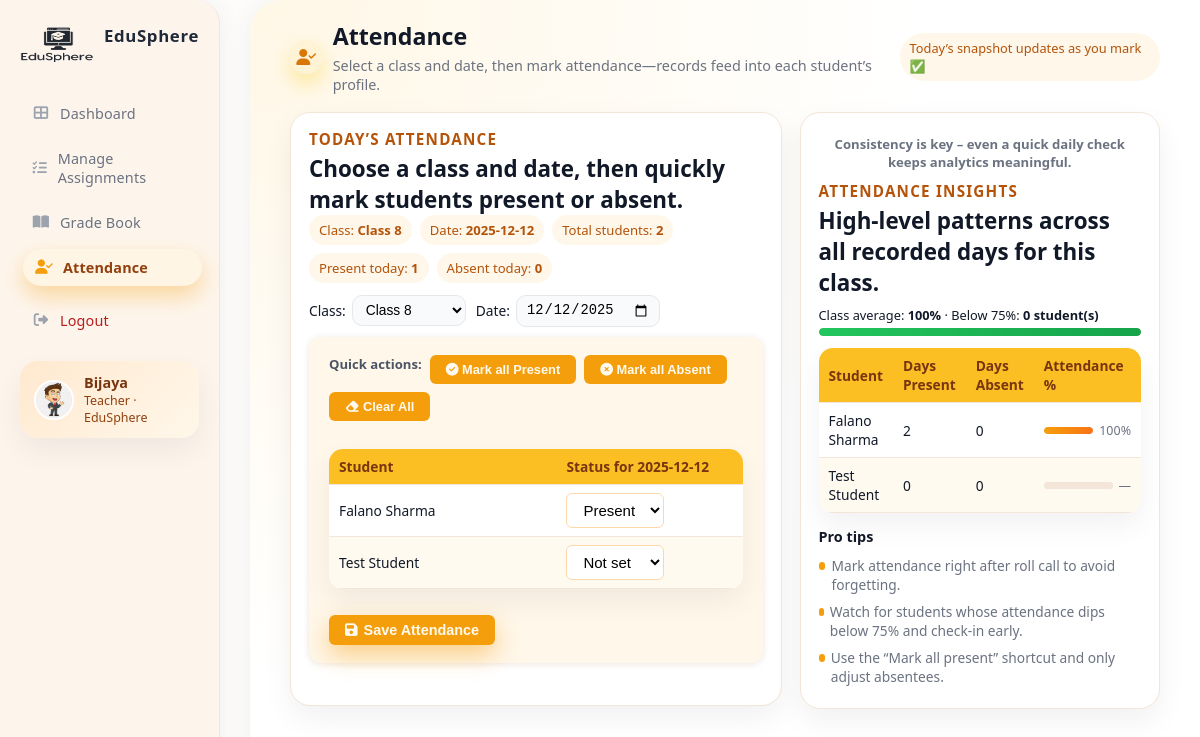
The app's page /dashboards/teacher/attendance.php?class=8 (signed in) with its own data.
### tables this page shows
CREATE TABLE `students` (
  `user_id` int(11) NOT NULL,
  `class` varchar(50) NOT NULL,
  `dob` date NOT NULL,
  `student_serial` varchar(20) NOT NULL
);

### dashboards/teacher/attendance.php (the view, shortened to what this page needs)
<?php
require_once '../../includes/db.php';
$teacher_name   = $_SESSION['teacher_name']  ?? 'Teacher';
$teacher_avatar = '../../assets/img/user.jpg';
$classes = [];
try {
    $stmt = $conn->query("
        SELECT DISTINCT class
        FROM students
        WHERE class IS NOT NULL AND class <> ''
        ORDER BY class
    ");
    $classes = $stmt->fetchAll(PDO::FETCH_COLUMN);
} catch (Exception $e) {
    $classes = [];
}
function class_label($cls) {
    return 'Class ' . $cls;
}
$selectedClass = $_GET['class'] ?? ($classes[0] ?? '');
$selectedDate  = $_GET['date']  ?? date('Y-m-d');
$students = [];
if ($selectedClass !== '') {
    $stmt = $conn->prepare("
        SELECT
            s.user_id AS id,
            s.class   AS class,
            CONCAT(u.first_name, ' ', u.last_name) AS name
        FROM students s
        JOIN users u ON s.user_id = u.id
        WHERE u.role = 'Student' AND s.class = ?
        ORDER BY u.first_name, u.last_name
    ");
    $stmt->execute([$selectedClass]);
    $students = $stmt->fetchAll(PDO::FETCH_ASSOC);
}
$attendanceStatus = [];
if (!empty($students) && $selectedDate) {
    $ids = array_column($students, 'id');
    if (!empty($ids)) {
        $placeholders = implode(',', array_fill(0, count($ids), '?'));
        $params = $ids;
        $params[] = $selectedDate;
        $stmt = $conn->prepare("
            SELECT student_id, status
            FROM attendance
            WHERE student_id IN ($placeholders) AND date = ?
        ");
        $stmt->execute($params);
        while ($row = $stmt->fetch(PDO::FETCH_ASSOC)) {
            $attendanceStatus[(int)$row['student_id']] = $row['status'];
        }
    }
}
$presentToday = 0;
$absentToday  = 0;
foreach ($attendanceStatus as $st) {
    if ($st === 'present') $presentToday++;
    elseif ($st === 'absent') $absentToday++;
}
$summary = [];
$classAverage = null;
$belowThresholdCount = 0;
$threshold = 75;
if (!empty($students)) {
    $ids = array_column($students, 'id');
    $placeholders = implode(',', array_fill(0, count($ids), '?'));
    $stmt = $conn->prepare("
        SELECT student_id,
               SUM(CASE WHEN status = 'present' THEN 1 ELSE 0 END) AS present_days,
               SUM(CASE WHEN status = 'absent'  THEN 1 ELSE 0 END) AS absent_days
        FROM attendance
        WHERE student_id IN ($placeholders)
        GROUP BY student_id
    ");
    $stmt->execute($ids);
    $totalPct = 0;
    $withPct  = 0;
    while ($row = $stmt->fetch(PDO::FETCH_ASSOC)) {
        $present = (int)$row['present_days'];
        $absent  = (int)$row['absent_days'];
        $total   = $present + $absent;
        $percent = $total > 0 ? round(($present / $total) * 100, 1) : null;
        if ($percent !== null) {
            $totalPct += $percent;
            $withPct++;
        }
        $summary[(int)$row['student_id']] = [
            'present' => $present,
            'absent'  => $absent,
            'percent' => $percent,
        ];
    }
    if ($withPct > 0) {
        $classAverage = round($totalPct / $withPct, 1);
    }
}
?>
<!DOCTYPE html>
<html lang="en">
<head>
  <link rel="stylesheet" href="../../assets/css/dashboard.css" />
  <link rel="stylesheet" href="https://cdnjs.cloudflare.com/ajax/libs/font-awesome/6.5.0/css/all.min.css" />
</head>
<body>
<div class="app-shell">
  <aside class="sidebar">
    <div>
      <div class="logo">
        <img src="../../assets/img/logo.png" alt="EduSphere Logo" />
        <span>EduSphere</span>
      </div>
      <nav class="nav">
        <a href="dashboard.php"><i class="fas fa-th-large"></i> Dashboard</a>
        <a href="manage-assignments.php"><i class="fas fa-tasks"></i> Manage Assignments</a>
        <a href="gradebook.php"><i class="fas fa-book-open"></i> Grade Book</a>
        <a href="attendance.php" class="active"><i class="fas fa-user-check"></i> Attendance</a>
        <a href="/edusphere/auth/logout.php" class="logout"><i class="fas fa-sign-out-alt"></i> Logout</a>
      </nav>
      <div class="sidebar-teacher-card">
        <img src="<?= htmlspecialchars($teacher_avatar) ?>" alt="Teacher" />
        <div>
          <div class="name"><?= htmlspecialchars($teacher_name) ?></div>
          <div class="role">Teacher · EduSphere</div>
        </div>
      </div>
    </div>
  </aside>
  <main class="main">
    <div class="main-inner">
      <header class="page-header">
        <div class="page-title-line">
          <div class="page-title-icon">
            <i class="fas fa-user-check"></i>
          </div>
          <div>
            <h2>Attendance</h2>
            <p>Select a class and date, then mark attendance—records feed into each student’s profile.</p>
          </div>
        </div>
        <div class="page-header-clipart">
          <span class="page-header-chip">Today’s snapshot updates as you mark ✅</span>
        </div>
      </header>
      <section class="content-grid">
        <div class="card">
          <h3 class="card-title">Today’s Attendance</h3>
          <p class="card-sub">Choose a class and date, then quickly mark students present or absent.</p>
          <div class="summary-chips">
            <span class="summary-chip">
              Class: <strong><?= htmlspecialchars(class_label($selectedClass)) ?></strong>
            </span>
            <span class="summary-chip">
              Date: <strong><?= htmlspecialchars($selectedDate) ?></strong>
            </span>
            <span class="summary-chip">
              Total students: <strong><?= count($students) ?></strong>
            </span>
            <span class="summary-chip">
              Present today: <strong><?= $presentToday ?></strong>
            </span>
            <span class="summary-chip">
              Absent today: <strong><?= $absentToday ?></strong>
            </span>
          </div>
          <form method="get" class="filter-bar">
            <label>
              Class:
              <select name="class" onchange="this.form.submit()">
                <?php if (empty($classes)): ?>
                  <option value="">No classes</option>
                <?php else: ?>
                  <?php foreach ($classes as $c): ?>
                    <option value="<?= htmlspecialchars($c) ?>" <?= (string)$c === (string)$selectedClass ? 'selected' : '' ?>>
                      <?= htmlspecialchars('Class ' . $c) ?>
                    </option>
                  <?php endforeach; ?>
                <?php endif; ?>
              </select>
            </label>
            <label>
              Date:
              <input type="date" name="date" value="<?= htmlspecialchars($selectedDate) ?>" onchange="this.form.submit()" />
            </label>
          </form>
          <?php if ($selectedClass === '' || empty($students)): ?>
            <p style="color:var(--text-muted);font-size:0.9rem;margin-top:4px;">
              Start by selecting a class. Once students are enrolled in that class, you’ll see them here.
            </p>
          <?php else: ?>
            <form method="post" id="attendanceForm">
              <div class="quick-actions">
                <span style="font-weight:600;color:#4b5563;">Quick actions:</span>
                <button type="button" class="mark-present" onclick="setAllStatus('present')">
                  <i class="fas fa-check-circle"></i> Mark all Present
                </button>
                <button type="button" onclick="setAllStatus('absent')">
                  <i class="fas fa-times-circle"></i> Mark all Absent
                </button>
                <button type="button" onclick="setAllStatus('')">
                  <i class="fas fa-eraser"></i> Clear All
                </button>
              </div>
              <table class="att-table">
                <thead>
                  <tr>
                    <th style="width:55%;">Student</th>
                    <th>Status for <?= htmlspecialchars($selectedDate) ?></th>
                  </tr>
                </thead>
                <tbody>
                  <?php foreach ($students as $stu):
                    $id     = (int)$stu['id'];
                    $name   = $stu['name'];
                    $status = $attendanceStatus[$id] ?? '';
                  ?>
                    <tr>
                      <td><?= htmlspecialchars($name) ?></td>
                      <td>
                        <select name="status[<?= $id ?>]" class="status-select">
                          <option value="" <?= $status === '' ? 'selected' : '' ?>>Not set</option>
                          <option value="present" <?= $status === 'present' ? 'selected' : '' ?>>Present</option>
                        </select>
                      </td>
                    </tr>
                  <?php endforeach; ?>
                </tbody>
              </table>
              <button type="submit" class="btn-save">
                <i class="fas fa-save"></i> Save Attendance
              </button>
            </form>
          <?php endif; ?>
        </div>
        <aside class="card">
          <div class="side-illustration">
            <p>Consistency is key – even a quick daily check keeps analytics meaningful.</p>
          </div>
          <h3 class="card-title">Attendance Insights</h3>
          <p class="card-sub">High-level patterns across all recorded days for this class.</p>
          <div class="class-average-bar">
            <div>
              Class average:
              <strong><?= $classAverage !== null ? $classAverage . '%' : '—' ?></strong>
              <?php if ($classAverage !== null): ?>
                · Below <?= $threshold ?>%: <strong><?= $belowThresholdCount ?> student(s)</strong>
              <?php endif; ?>
            </div>
            <div class="bar">
              <div class="fill" id="classAverageFill"></div>
            </div>
          </div>
          <?php if (!empty($students)): ?>
            <table class="summary-table" id="summaryTable">
              <thead>
                <tr>
                  <th>Student</th>
                  <th>Days Present</th>
                  <th>Days Absent</th>
                  <th style="width:36%;">Attendance %</th>
                </tr>
              </thead>
              <tbody>
                <?php foreach ($students as $stu):
                  $id   = (int)$stu['id'];
                  $info = $summary[$id] ?? ['present'=>0,'absent'=>0,'percent'=>null];
                  $pct  = $info['percent'];
                ?>
                  <tr data-percent="<?= $pct !== null ? $pct : 0 ?>">
                    <td><?= htmlspecialchars($stu['name']) ?></td>
                    <td><?= $info['present'] ?></td>
                    <td><?= $info['absent'] ?></td>
                    <td>
                      <div class="progress-wrapper">
                        <div class="progress-bar">
                          <div class="progress-fill"></div>
                        </div>
                        <span><?= $pct !== null ? $pct.'%' : '—' ?></span>
                      </div>
                    </td>
                  </tr>
                <?php endforeach; ?>
              </tbody>
            </table>
          <?php else: ?>
            <p style="font-size:0.86rem;color:var(--text-muted);margin:6px 0 12px;">
              Once you start recording attendance, you’ll see long-term trends here.
            </p>
          <?php endif; ?>
          <h4 style="margin:14px 0 6px;font-size:0.9rem;">Pro tips</h4>
          <ul class="tip-list">
            <li><span class="tip-dot"></span><span>Mark attendance right after roll call to avoid forgetting.</span></li>
            <li><span class="tip-dot"></span><span>Watch for students whose attendance dips below 75% and check-in early.</span></li>
            <li><span class="tip-dot"></span><span>Use the “Mark all present” shortcut and only adjust absentees.</span></li>
          </ul>
        </aside>
      </section>
    </div>
  </main>
</div>
</body>
</html>

### assets/css/dashboard.css (style rules this page uses)
:root { --bg-page: #f5eee9; --bg-shell: #fdfcfb; --bg-sidebar: #fdf5ec; --bg-main: #ffffff; --accent: #f59e0b; --accent-strong: #f97316; --accent-soft: #fff1d6; --text-main: #111827; --text-muted: #6b7280; --border-soft: #f3e5d7; --input-bg: #f9fafb; --input-border: #e5e7eb; --error-bg: #fef2f2; --error-border: #fecaca; --error-text: #b91c1c; --info-bg: #eff6ff; --info-border: #bfdbfe; --info-text: #1d4ed8; --shadow-soft: 0 2px 24px rgba(60, 72, 88, 0.07); --shadow-card: 0 14px 34px rgba(15, 23, 42, 0.08); }
*, *::before, *::after { margin: 0; padding: 0; box-sizing: border-box; }
body { font-family: system-ui, -apple-system, BlinkMacSystemFont, "Segoe UI", sans-serif; background: radial-gradient(circle at top left, #ffe4c7 0, #fdf2e9 35%, #f5eee9 100%); color: var(--text-main); display: flex; height: 100vh; width: 100%; overflow: hidden; transition: background 0.3s ease, color 0.3s ease; }
.sidebar { background: var(--bg-sidebar); width: 220px; min-width: 200px; padding: 32px 18px; box-shadow: var(--shadow-soft); display: flex; flex-direction: column; justify-content: space-between; border-right: 1px solid var(--border-soft); border-radius: 0 24px 24px 0; transition: box-shadow 0.3s; }
.logo img { width: 80px; margin-bottom: 8px; }
.logo span { display: block; font-weight: 700; font-size: 1.1rem; color: #1f2937; letter-spacing: 0.04em; margin-bottom: 24px; }
.nav { display: flex; flex-direction: column; gap: 8px; }
.nav a, .nav-link { text-decoration: none; font-size: 15px; color: var(--text-muted); padding: 10px 18px; border-radius: 999px; transition: background 0.18s, color 0.18s, box-shadow 0.18s, transform 0.18s; font-weight: 500; letter-spacing: 0.01em; margin-bottom: 2px; display: flex; align-items: center; gap: 10px; }
.nav a i, .nav-link i { width: 18px; text-align: center; font-size: 0.9rem; color: #9ca3af; }
.nav a.active, .nav-link.active, .nav a:hover, .nav-link:hover { background: var(--accent-soft); color: #92400e; box-shadow: 0 10px 22px rgba(245, 158, 11, 0.35); transform: translateX(3px); }
.nav a.active i, .nav-link.active i { color: var(--accent); }
.nav a.logout { margin-top: 10px; color: #b91c1c; }
.sidebar-teacher-card { margin-top: 24px; padding: 14px 16px; border-radius: 20px; background: radial-gradient(circle at top left,#ffe1b8,#fff7ea); box-shadow: var(--shadow-card); display: flex; align-items: center; gap: 12px; }
.sidebar-teacher-card img { width: 44px; height: 44px; border-radius: 50%; object-fit: cover; border: 2px solid #fff; }
.sidebar-teacher-card .name { font-size: 0.98rem; font-weight: 600; color: #78350f; }
.sidebar-teacher-card .role { font-size: 0.8rem; color: #92400e; }
.main { flex: 1; background: radial-gradient(circle at top left, #fff7e6 0, #ffffff 55%); padding: 36px 48px; border-radius: 32px 0 0 32px; overflow-y: auto; min-height: 100vh; box-sizing: border-box; box-shadow: var(--shadow-soft); transition: background 0.3s; }
.main-inner { max-width: 1320px; margin: 0 auto; }
.card { background: var(--bg-main); border-radius: 16px; box-shadow: var(--shadow-card); padding: 18px 20px; border: 1px solid var(--border-soft); min-width: 180px; transition: box-shadow 0.18s, border-color 0.18s, transform 0.18s, background 0.18s; }
.card h3 { margin: 0 0 4px 0; font-size: 0.95rem; text-transform: uppercase; letter-spacing: 0.08em; color: #b45309; font-weight: 700; }
.card p { margin: 0; color: var(--text-main); font-size: 1.4rem; font-weight: 700; }
.content-grid { margin-top: 14px; display: grid; grid-template-columns: minmax(0, 3.1fr) minmax(280px, 1.3fr); gap: 22px; align-items: flex-start; }
#attendanceForm { display: flex; flex-wrap: wrap; gap: 16px; align-items: center; background: #fff7ea; padding: 18px 20px; border-radius: 12px; box-shadow: 0 1px 6px rgba(148, 119, 73, 0.18); margin-bottom: 24px; }
#attendanceForm select, #attendanceForm input[type="number"] { padding: 7px 12px; border: 1px solid #fed7aa; border-radius: 6px; font-size: 15px; background: #fff; outline: none; transition: border 0.2s; }
#attendanceForm button { padding: 7px 16px; border: none; border-radius: 6px; background: var(--accent); color: #fffaf0; font-weight: 600; cursor: pointer; transition: background 0.2s, transform 0.1s; }

### records on screen
students: name "Falano Sharma", user_id "Present", user_id "2", user_id "0", user_id "100"
students: name "Test Student", user_id "Not set", user_id "0"

### other values on screen
$teacher_name "Bijaya"
class_label($selectedClass) "Class 8"
$selectedDate "2025-12-12"
count($students) "2"
$presentToday "1"
$absentToday "0"
$classAverage "100"
$threshold "75"
$belowThresholdCount "0"
form field class "Class 8"
